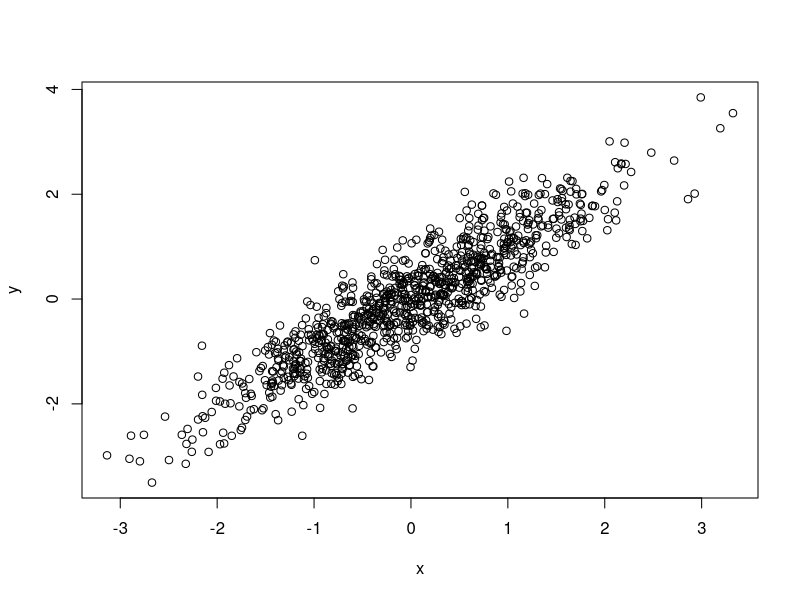
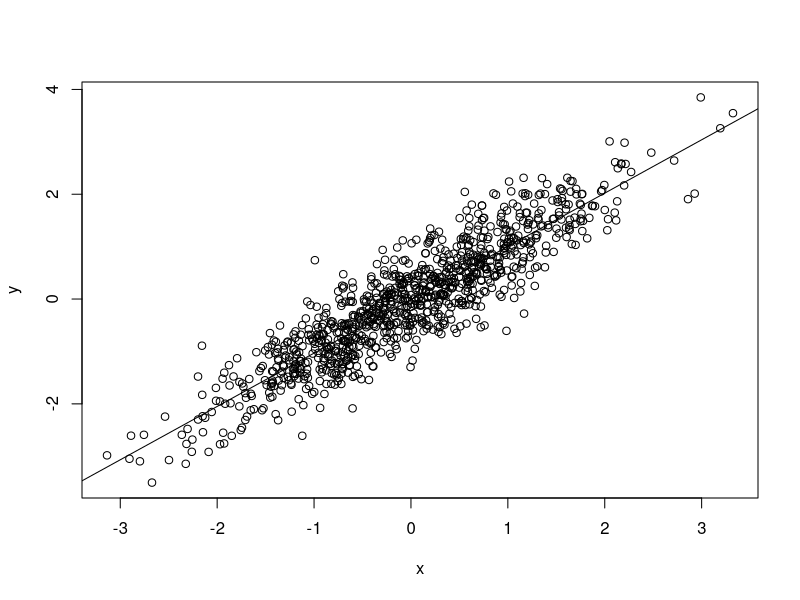

Reproduce these figures in R, in order. (Note: this script raises an error after producing the figures.)
## ---- chunk 1
values<-c(12.3,12.6,13.2,13.1,13.1,12.7,13.1,12.8,12.9,12.4,13.6,
         12.6,12.4,13.3,12.4,12.7,13.1,12.6,12.6,13.1,12.9,12.7,12.4,
         12.6,12.4,12.6,12.5,12.4,12.7,12.9)
## ---- chunk 2
x <- rnorm(1000)                   # atomic vectors
head(x)
y <- x + rnorm(1000, sd=.5)
head(y)
## ---- chunk 3
df <- data.frame(x=x, y=y)         # object of class 'data.frame'
plot(y ~ x, df)                    # generic plot, method plot.formula
## ---- chunk 4
fit <- lm(y ~x, df)                # object of class 'lm'
fit
## ---- chunk 5
plot(y ~ x, df)   # Y ~ X, values from 'df'
fit <- lm(y ~ x, df) #lm(): linear model, returns class 'lm'
abline(fit)  # plot regression line
## ---- chunk 6
anova(fit) 
## ---- chunk 7
pain = c(4, 5, 4, 3, 2, 4, 3, 4, 4, 6, 8, 4, 5, 4, 6, 5, 8, 6, 6, 7, 6, 6, 7, 5, 6, 5, 5)
drug = c(rep("A",9), rep("B",9), rep("C",9))
drug
migraine = data.frame(pain,drug)
## ---- chunk 8
head(migraine)
## ---- chunk 9
plot(pain ~ drug, data=migraine)
## ---- chunk 10
#aov(response ~ factor, data=data_name)
## ---- chunk 11
results = aov(pain ~ drug, data=migraine)
summary(results)
## ---- chunk 12
#pairwise.t.test(reponse, factor, p.adjust = method, alternative = c("two.sided",
#"less", "greater"))
## ---- chunk 13
pairwise.t.test(pain, drug, p.adjust="bonferroni")
